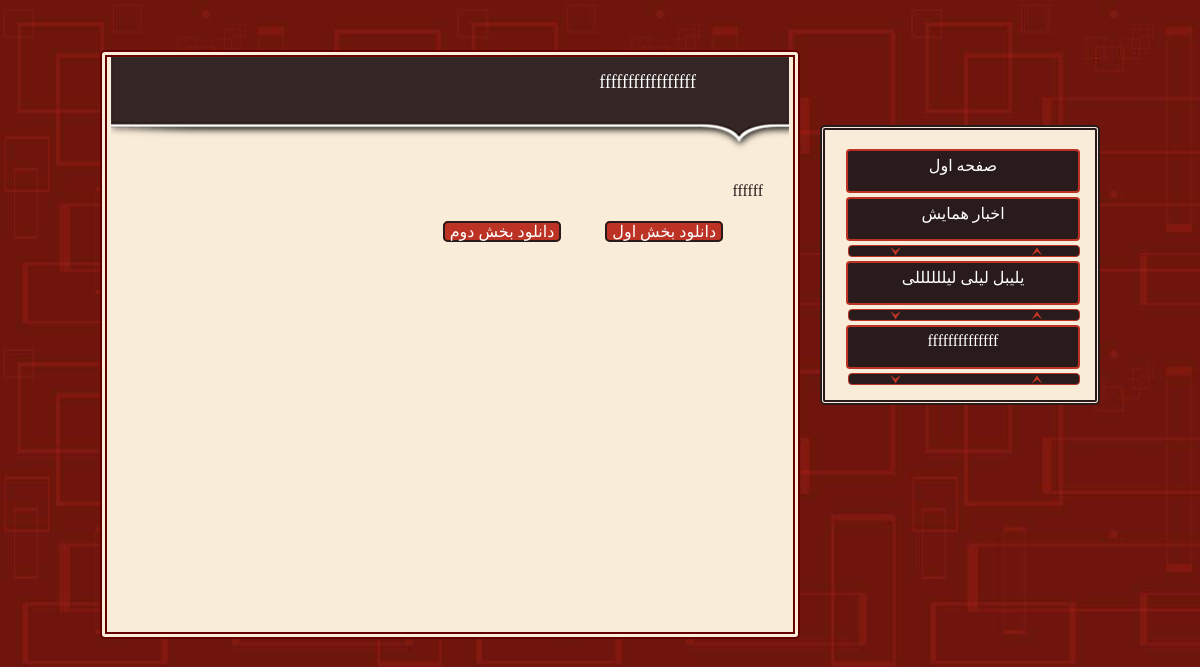
Page /internal/75.html on the committed database.
### tables this page shows
CREATE TABLE IF NOT EXISTS `internal_page` (
  `id` int(10) unsigned NOT NULL AUTO_INCREMENT,
  `menu_name` varchar(255) NOT NULL,
  `title` varchar(255) NOT NULL,
  `text` text NOT NULL,
  `url_part1` varchar(255) NOT NULL,
  `name_part1` varchar(255) NOT NULL,
  `url_part2` varchar(255) NOT NULL,
  `name_part2` varchar(255) NOT NULL,
  `url_part3` varchar(255) NOT NULL,
  `name_part3` varchar(255) NOT NULL,
  PRIMARY KEY (`id`)
);

### libs/php/controller.php (called while the page is built, shortened)
<?php
require_once('module.php');
require_once('view.php');
$req = $_GET['req'];
$filename=strtolower( $_GET['filename'] );
$filetype=strtolower( $_GET['filetype'] );
if($req=='file'){
	if( $file = @file_get_contents("./libs/$filetype/$filename.$filetype") ){
		send($file);
		finilize();
	}else{
		$req = '404er';
		header('Content-Type: text/html');
	}
}elseif($req=='internal' ){
	$menu=$_GET['menu'];
	$menu_internal=db_get_rows('internal_page');
	$menu_content=gen_menu_internal($menu_internal);
	if($menu=='news'){
		$id_news=$_GET['idnews'];
		$ttl_news=$_GET['ttlnews'];
		$content=gen_internal_news($id_news,$ttl_news);
	}elseif($menu=='home'){
		$content=gen_content_internal('about');
	}else{
		$content_internal=db_get_rows('internal_page',"id='$menu'");
		$content=gen_content_internal($content_internal);
	}
}elseif($req=='support'){
	if(!checklogin('support')){
		go2url( SITE_PATH.'login.html');
	}else{
		$con_admin='supportttttttt';
	}
}elseif($req=='refree'){
	if(!checklogin('refree')){
		go2url( SITE_PATH.'login.html');
	}else{
		$con_admin='refreeeeeeee';
	}
}

### index.php (called while the page is built, shortened)
<?php
require_once('controller.php');

### libs/php/db.php (called while the page is built, shortened)
<?php
$db_con = 0;
function db_query($q){
	global $db_con;
	$res = @mysql_query($q,$db_con) or db_err();
	return $res;
}
function db_get_rows($table_name,$where=1,$limit_f=0,$limit_e=0){
	if(!$limit_e){
		$res = db_query("SELECT * FROM $table_name WHERE $where ORDER BY id DESC ");
	}else{
		$res = db_query("SELECT * FROM $table_name WHERE $where ORDER BY id DESC  LIMIT $limit_f ,$limit_e");
	}
	return db_fetch2array($res) ;
}
function db_fetch2array($res){
	$rows = array();
	while($arr = mysql_fetch_array($res,MYSQL_ASSOC)){
		$rows[]=$arr;
	}
	return $rows;
}

### libs/php/view.php (the view, shortened to what this page needs)
<?php
function send($data){
	echo $data;
}
function death($data){
	if(strlen($data)>0) send($data);
	die();
}
function gen_menu_internal($menu){
	foreach($menu as $list){
		$html.="
		<a title='Menu' href='/hamayesh/internal/$list[id].html'>$list[menu_name]</a>
        <div class='triangle'></div>";
	}
	return $html;
}
function gen_content_internal($menu){
	if($menu=='about'){
		$about=db_get_rows('home_content',"id='about'");
		foreach($about as $list){
			$html .="
			<div class='mttl'>درباره همایش</div>
       		<div class='content'>$list[content]</div>";
		}
	}else{
		foreach($menu as $list){
			$html.="
			<div class='mttl'>$list[title]</div>
			<div class='content'>$list[text]" ;
			if($list['url_part2']){
				if($list['url_part1']){
					$html.="
					<span class='download'>
						<a href='$list[url_part1]'>دانلود بخش اول</a>
					</span>";
				}
			$html.="
				<span class='download'>
					<a href='$list[url_part2]'>دانلود بخش دوم</a>
				</span>";
			}
			$html .="</div>";
		}
	}
	return $html;
}

### libs/css/layout-internal.css (style rules this page uses)
body { background-image:url("./img/bgc2.jpg"); direction:rtl; }
.sc_menu a { text-decoration:none; text-align:center; padding-top:5px; height:35px; width:230px; display:block; margin:4px 0px; border:2px #BC3325 solid; -webkit-border-radius:4px; -moz-border-radius:4px; -o-border-radius:4px; -ms-border-radius:4px; color:#fff; background:#291B1B; }
.triangle { border:1px solid #BC3325; -webkit-border-radius:4px; -moz-border-radius:4px; -o-border-radius:4px; -ms-border-radius:4px; background:url('./img/triangle3.png') no-repeat; background-color:#291B1B; height:10px; width:230px; }
div.content { text-align:justify; overflow:auto; padding:10px 30px 20px ; min-height:450px; max-height:510px; line-height:25px; }
div.content a { color:#fff; text-decoration:none; }
div.mttl { background:url("./img/nav-bg-internal.png") no-repeat scroll center transparent ; height:65px; width:492px; color:#fff !important; padding:15px 97px; font-size:18px; }
.download { margin-right:40px; }
.download a { text-align:center; min-width:200px; padding:0px 5px; border:solid 2px #291B1B; text-decoration:none; background-color:#bc3325; color:#fff; -webkit-border-radius:5px; -moz-border-radius:5px; -o-border-radius:5px; -ms-border-radius:5px; }

### rows in the picture
internal_page: menu_name "یلیبل لیلی لیللللللی"
internal_page: menu_name "ffffffffffffff", title "fffffffffffffffff", text "ffffff"
